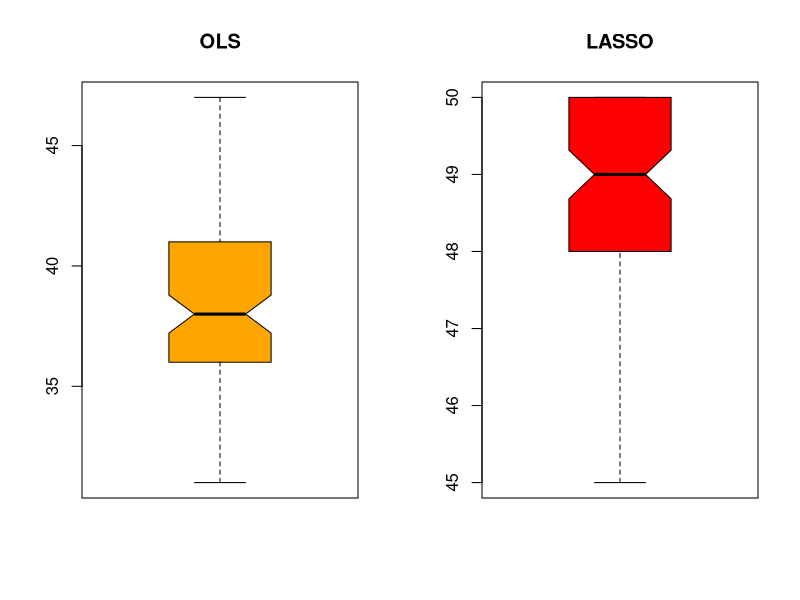
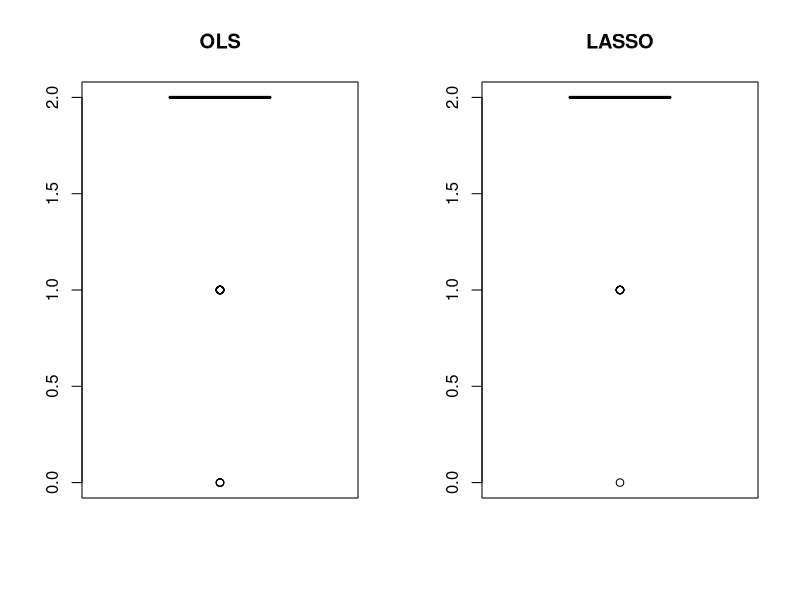
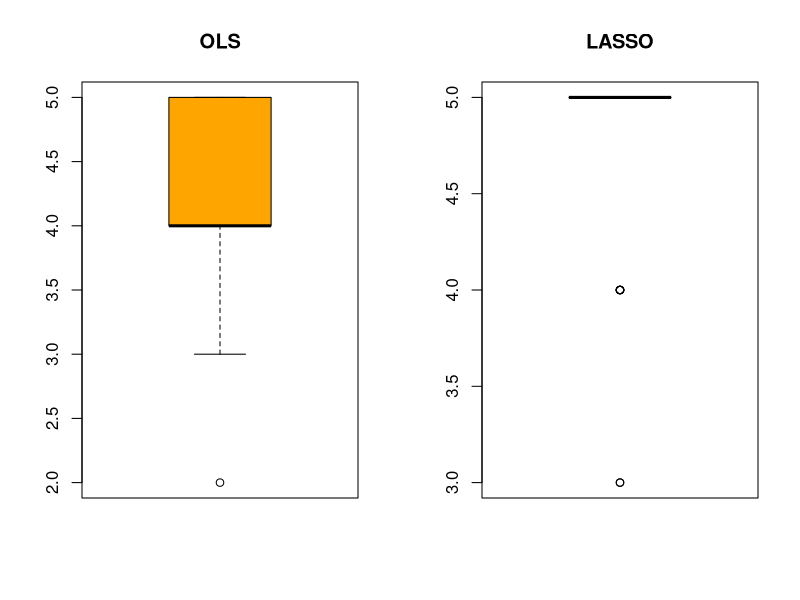
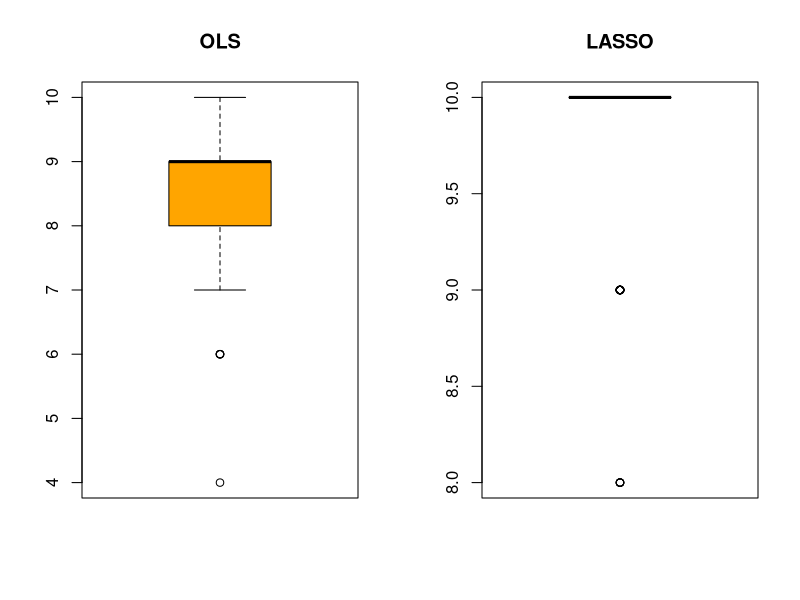
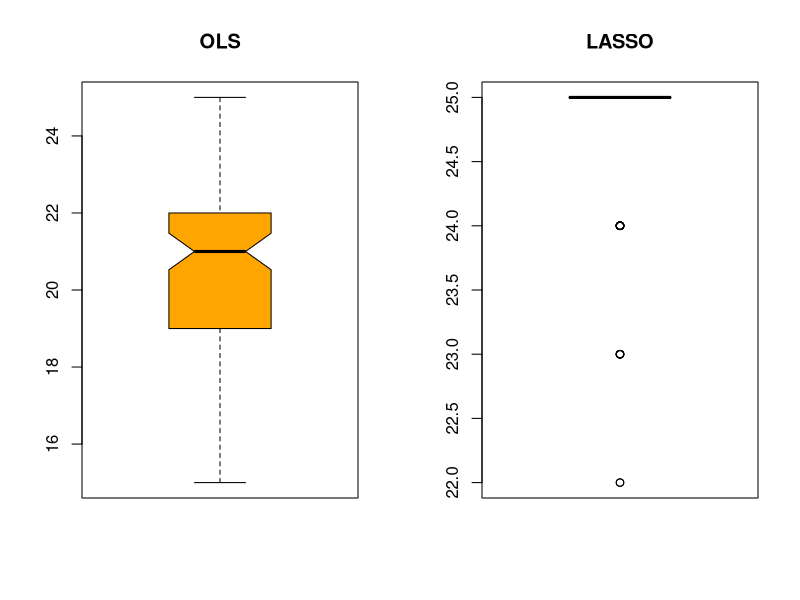

The R script that drew these images, in order:
## ---- chunk 1
library(knitr)
knitr::opts_chunk$set(echo = TRUE)
set.seed(123) # so our conclusions don't suddenly change
## ---- chunk 2
# Generating data
generate_data <- function(p, n){
  beta0 <- rnorm(1)
  beta <- matrix(rnorm(p), nrow = p, ncol = 1)
  
  predictors <- matrix(
    rnorm(n*p), nrow = n, ncol = p,
    dimnames = list(rows = 1:n, cols = paste("X", 1:p, sep=""))
  )
  
  errors <- rnorm(n)
  observations <- data.frame(Y = beta0 + predictors %*% beta + errors)
  
  output <- as.data.frame(
    cbind(observations, predictors)
  )
  
  return(output)
}
#generated_data <- generate_data(10, 100)
#head(generated_data)

## ---- chunk 3
# OLS
ols <- function(input_data){
  ols_model <- lm(Y ~ ., input_data)
  
  # extract only coefficients whose p value <= 0.5
  significant_coefs <- data.frame(Coefficients = summary(ols_model)$coef[summary(ols_model)$coef[,4] <= .05, 4])
  
  # transpose vector so calculations work properly later
  ols_coefs <- t(significant_coefs)
  significant_predictors <- colnames(ols_coefs)[colnames(ols_coefs) != "(Intercept)"]
  ols_coefs <- ols_coefs[, significant_predictors]

  # check if intercept is significant
  if (is.na(significant_coefs["(Intercept)",])) {
    ols_beta_0 <- 0
  } else {
    ols_beta_0 <- significant_coefs["(Intercept)",]
  }
  
  sig_predictors_matrix <- as.matrix(input_data[, significant_predictors])
  errors <- input_data$Y - ols_beta_0 - sig_predictors_matrix %*% ols_coefs

  # calculating squared error using euclidean norm
  output <- list(sq_error = (norm(errors, "e"))^2,
                 q = length(significant_predictors))
  
  return(output)
}
#ols(generated_data)

## ---- chunk 4
# LASSO
library(glmnet)
lasso <- function(input_data){
  X <- as.matrix(input_data[colnames(input_data) != "Y"])
  Y <- as.matrix(input_data$Y)
  
  # LASSO with CV
  cv.fit <- cv.glmnet(X, Y, nfolds=10, family="gaussian") 

  # coefficients for LASSO model using optimal lambda
  lasso_coefs <- coef(cv.fit, s="lambda.min")
  
  no_intercept <- lasso_coefs@i[lasso_coefs@i != 0]

  #predict new coefficients using LASSO & optimal lambda
  prediction <- predict(cv.fit, newx = X, s="lambda.min")  

  # calculating squared error using euclidean norm
  output <- list(sq_error = (norm(Y-prediction, "e"))^2, 
                 q = length(no_intercept))

  return(output)
}
#lasso(generated_data)

## ---- chunk 5
# Repetition
analysis_for <- function(p) {
  statistics <- list(
    ols_err = 1:100,
    lasso_err = 1:100,
    ols_q = 1:100,
    lasso_q = 1:100
  )
  
  for (i in 1:100) {
    generated_data <- generate_data(p, 100)
    ols_stats <- ols(generated_data)
    lasso_stats <- lasso(generated_data)
    
    statistics$ols_err[i] <- ols_stats$sq_error
    statistics$lasso_err[i] <- lasso_stats$sq_error
    statistics$ols_q[i] <- ols_stats$q
    statistics$lasso_q[i] <- lasso_stats$q
  }
  
  statistics$ols_mse <- sum(statistics$ols_err)/100
  statistics$lasso_mse <- sum(statistics$lasso_err)/100
  
  return(statistics)
}

#analysis_for(10)
## ---- chunk 6
# p Values
p_values <- c(2, 5, 10, 25, 50)

summary_df <- data.frame(
  p = p_values,
  OLS = p_values,
  LASSO = p_values #just to be consistent in size
)

q_dispersions <- list(ols = list(), lasso = list())

for (i in 1:5) {
  p <- p_values[i]

  #getting statistics
  statistics <- analysis_for(p)
  ols_mse <- statistics$ols_mse
  lasso_mse <- statistics$lasso_mse
  
  #inputting into matrix
  summary_df$OLS[i] <- ols_mse
  summary_df$LASSO[i] <- lasso_mse
  
  q_dispersions$ols[p] <- list(statistics$ols_q)
  q_dispersions$lasso[p] <- list(statistics$lasso_q)
}

## ---- chunk 7
par(mfrow=c(1,2))

boxplot(q_dispersions$ols[50],
  main = "OLS",
  col = "orange",
  notch = TRUE
)

boxplot(q_dispersions$lasso[50],
  main = "LASSO",
  col = "red",
  notch = TRUE
)
## ---- chunk 8
kable(summary_df)
## ---- chunk 9
par(mfrow=c(1,2))

boxplot(q_dispersions$ols[2],
  main = "OLS",
  col = "orange"
)

boxplot(q_dispersions$lasso[2],
  main = "LASSO",
  col = "red"
)
## ---- chunk 10
par(mfrow=c(1,2))

boxplot(q_dispersions$ols[5],
  main = "OLS",
  col = "orange"
)

boxplot(q_dispersions$lasso[5],
  main = "LASSO",
  col = "red"
)
## ---- chunk 11
par(mfrow=c(1,2))

boxplot(q_dispersions$ols[10],
  main = "OLS",
  col = "orange"
)

boxplot(q_dispersions$lasso[10],
  main = "LASSO",
  col = "red"
)
## ---- chunk 12
par(mfrow=c(1,2))

boxplot(q_dispersions$ols[25],
  main = "OLS",
  col = "orange",
  notch = TRUE
)

boxplot(q_dispersions$lasso[25],
  main = "LASSO",
  col = "red"
)
